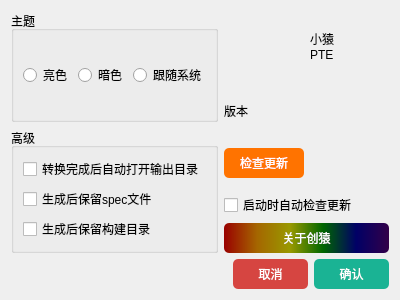
<?xml version="1.0" encoding="UTF-8"?>
<ui version="4.0">
 <class>Setting</class>
 <widget class="QWidget" name="Setting">
  <property name="geometry">
   <rect>
    <x>0</x>
    <y>0</y>
    <width>400</width>
    <height>300</height>
   </rect>
  </property>
  <property name="windowTitle">
   <string>设置</string>
  </property>
  <property name="windowIcon">
   <iconset resource="../../titlebaricon.qrc">
    <normaloff>:/Resource/pic/titleBarIcon/setting.svg</normaloff>:/Resource/pic/titleBarIcon/setting.svg</iconset>
  </property>
  <layout class="QVBoxLayout" name="verticalLayout">
   <item>
    <layout class="QHBoxLayout" name="horizontalLayout_2">
     <item>
      <layout class="QVBoxLayout" name="left">
       <item>
        <widget class="QGroupBox" name="Theme">
         <property name="title">
          <string>主题</string>
         </property>
         <layout class="QHBoxLayout" name="horizontalLayout">
          <item>
           <widget class="QRadioButton" name="lightTheme_rdo">
            <property name="text">
             <string>亮色</string>
            </property>
           </widget>
          </item>
          <item>
           <widget class="QRadioButton" name="darkTheme_rdo">
            <property name="text">
             <string>暗色</string>
            </property>
           </widget>
          </item>
          <item>
           <widget class="QRadioButton" name="SystemTheme_rdo">
            <property name="text">
             <string>跟随系统</string>
            </property>
           </widget>
          </item>
         </layout>
        </widget>
       </item>
       <item>
        <widget class="QGroupBox" name="Advanced">
         <property name="title">
          <string>高级</string>
         </property>
         <layout class="QVBoxLayout" name="verticalLayout_3">
          <item>
           <widget class="QCheckBox" name="openOutputDir_chk">
            <property name="text">
             <string>转换完成后自动打开输出目录</string>
            </property>
           </widget>
          </item>
          <item>
           <widget class="QCheckBox" name="keepSpecFile_chk">
            <property name="text">
             <string>生成后保留spec文件</string>
            </property>
           </widget>
          </item>
          <item>
           <widget class="QCheckBox" name="keepBuildDirectory_chk">
            <property name="text">
             <string>生成后保留构建目录</string>
            </property>
           </widget>
          </item>
         </layout>
        </widget>
       </item>
      </layout>
     </item>
     <item>
      <layout class="QVBoxLayout" name="right">
       <item>
        <layout class="QHBoxLayout" name="title">
         <item>
          <widget class="QLabel" name="Logo_lbl">
           <property name="minimumSize">
            <size>
             <width>70</width>
             <height>70</height>
            </size>
           </property>
           <property name="styleSheet">
            <string notr="true">image: url(:/Resource/pic/titleBarIcon/PyToEXE.png);</string>
           </property>
           <property name="text">
            <string/>
           </property>
          </widget>
         </item>
         <item>
          <widget class="QLabel" name="title_lbl">
           <property name="text">
            <string>小猿
PTE</string>
           </property>
          </widget>
         </item>
        </layout>
       </item>
       <item>
        <layout class="QHBoxLayout" name="version">
         <item>
          <widget class="QLabel" name="version_l_lbl">
           <property name="text">
            <string>版本</string>
           </property>
          </widget>
         </item>
         <item>
          <widget class="QLabel" name="version_lbl">
           <property name="text">
            <string/>
           </property>
          </widget>
         </item>
        </layout>
       </item>
       <item>
        <layout class="QHBoxLayout" name="update">
         <item>
          <widget class="QPushButton" name="checkUpdate_Btn">
           <property name="styleSheet">
            <string notr="true">QPushButton#checkUpdate_Btn
{
background:rgb(255,115,0); 
color:rgb(255,255,255); 
border-radius:5px; 
min-height:30px; 
min-width:75px; 
font:17px &quot;Microsoft YaHei&quot;;
}
QPushButton#checkUpdate_Btn:hover
{
background:rgb(201,93,4);
}
QPushButton#checkUpdate_Btn:pressed
{
background:rgb(255,0,91);
}
QPushButton#OutPutPath_Btn:disabled
{
background:rgb(80,80,80);
}
 </string>
           </property>
           <property name="text">
            <string>检查更新</string>
           </property>
           <property name="icon">
            <iconset resource="../../mainwindow.qrc">
             <normaloff>:/Resource/pic/mainwindow/update_white.svg</normaloff>:/Resource/pic/mainwindow/update_white.svg</iconset>
           </property>
          </widget>
         </item>
         <item>
          <widget class="QLabel" name="networkState_lbl">
           <property name="minimumSize">
            <size>
             <width>30</width>
             <height>30</height>
            </size>
           </property>
           <property name="text">
            <string/>
           </property>
          </widget>
         </item>
        </layout>
       </item>
       <item>
        <widget class="QCheckBox" name="autoCheckUpdates_chk">
         <property name="text">
          <string>启动时自动检查更新</string>
         </property>
        </widget>
       </item>
       <item>
        <widget class="QPushButton" name="authorMsg_Btn">
         <property name="styleSheet">
          <string notr="true">QPushButton#authorMsg_Btn {
    background: qlineargradient(x1:0, y1:0, x2:1, y2:0, stop:0 rgb(153, 0, 0), stop:0.2 rgb(165, 102, 0), stop:0.4 rgb(153, 153, 0), stop:0.6 rgb(0, 102, 0), stop:0.8 rgb(0, 0, 102), stop:1 rgb(51, 0, 73));
    color: rgb(255, 255, 255);
    border-radius: 5px;
    min-height: 30px;
    min-width: 75px;
    font: 17px &quot;Microsoft YaHei&quot;;
}

QPushButton#authorMsg_Btn:hover {
    background: qlineargradient(x1:0, y1:0, x2:1, y2:0, stop:0 rgb(128, 0, 0), stop:0.2 rgb(138, 85, 0), stop:0.4 rgb(128, 128, 0), stop:0.6 rgb(0, 85, 0), stop:0.8 rgb(0, 0, 85), stop:1 rgb(41, 0, 59));
}

QPushButton#authorMsg_Btn:pressed {
    background: qlineargradient(x1:0, y1:0, x2:1, y2:0, stop:0 rgb(102, 0, 0), stop:0.2 rgb(110, 68, 0), stop:0.4 rgb(102, 102, 0), stop:0.6 rgb(0, 68, 0), stop:0.8 rgb(0, 0, 68), stop:1 rgb(31, 0, 45));
}</string>
         </property>
         <property name="text">
          <string>关于创猿</string>
         </property>
        </widget>
       </item>
      </layout>
     </item>
    </layout>
   </item>
   <item>
    <layout class="QHBoxLayout" name="commandBar">
     <item>
      <spacer name="horizontalSpacer">
       <property name="orientation">
        <enum>Qt::Horizontal</enum>
       </property>
       <property name="sizeHint" stdset="0">
        <size>
         <width>40</width>
         <height>20</height>
        </size>
       </property>
      </spacer>
     </item>
     <item>
      <widget class="QPushButton" name="cancel_Btn">
       <property name="styleSheet">
        <string notr="true">QPushButton#cancel_Btn
{
    background: rgb(214, 69, 65);
    color: rgb(255, 255, 255);
    border-radius: 5px;
    min-height: 30px;
    min-width: 75px;
    font: 17px &quot;Microsoft YaHei&quot;;
}

QPushButton#cancel_Btn:hover
{
    background: rgb(185, 55, 52);
}

QPushButton#cancel_Btn:pressed
{
    background: rgb(124, 38, 36);
}</string>
       </property>
       <property name="text">
        <string>取消</string>
       </property>
      </widget>
     </item>
     <item>
      <widget class="QPushButton" name="sure_Btn">
       <property name="styleSheet">
        <string notr="true">QPushButton#sure_Btn
{
background:rgb(26,179,148); 
color:rgb(255,255,255); 
border-radius:5px; 
min-height:30px; 
min-width:75px; 
font:17px &quot;Microsoft YaHei&quot;;
}
QPushButton#sure_Btn:hover
{
background:rgb(24,166,137);
}
QPushButton#sure_Btn:pressed
{
background:rgb(32,75,148);
}</string>
       </property>
       <property name="text">
        <string>确认</string>
       </property>
      </widget>
     </item>
    </layout>
   </item>
  </layout>
 </widget>
 <resources>
  <include location="../../titlebaricon.qrc"/>
  <include location="../../mainwindow.qrc"/>
 </resources>
 <connections/>
</ui>
